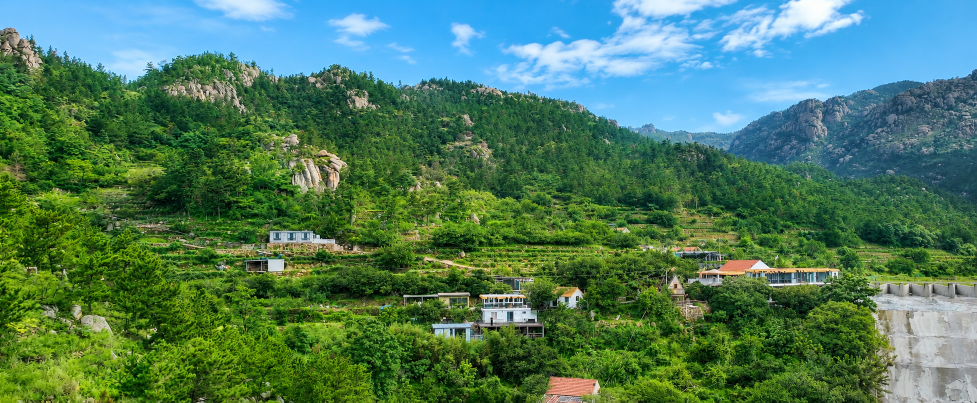
#> input picture 部分图片/山居介绍.png, 1953 x 805 px, found by its file name (shown at 1/2 size)
$ python make_tea_box_lineart.py
#> lines starting #> are read from the running program, lines starting #| are printed output that depends on the picture; after the words box and inside, x2 and y2 are one past the last pixel; in counts of white or black regions, pixels touching at a corner belong together
from __future__ import annotations

import math
from pathlib import Path

import cv2
import numpy as np
from PIL import Image, ImageDraw


ROOT = Path(r"E:\AI编程\停云小程序")
SRC = ROOT / "部分图片" / "山居介绍.png"
OUT = ROOT / "输出_茶盒线稿"

GOLD = "#B88A45"
DEEP_GREEN = "#0D3B1D"


def svg_path(points: np.ndarray) -> str:
    pts = points.reshape(-1, 2)
    if len(pts) < 2:
        return ""
    d = [f"M {pts[0][0]:.1f} {pts[0][1]:.1f}"]
    for x, y in pts[1:]:
        d.append(f"L {x:.1f} {y:.1f}")
    return " ".join(d)


# [10 lines left out: function clip_line_to_rect, not called in this run]


def contour_paths(edge: np.ndarray, min_len: float, epsilon: float, y_min=0, y_max=None):
    if y_max is None:
        y_max = edge.shape[0]
    contours, _ = cv2.findContours(edge, cv2.RETR_LIST, cv2.CHAIN_APPROX_NONE)
    paths = []
    for c in contours:
        x, y, w, h = cv2.boundingRect(c)
        if y + h < y_min or y > y_max:
            continue
        length = cv2.arcLength(c, False)
        if length < min_len:
            continue
        if w < 3 and h < 3:
            continue
        approx = cv2.approxPolyDP(c, epsilon, False)
        if len(approx) < 2:
            continue
        paths.append((length, svg_path(approx)))
    paths.sort(reverse=True, key=lambda item: item[0])
    return [p for _, p in paths]


def make_sky_mask(rgb: np.ndarray) -> np.ndarray:
    hsv = cv2.cvtColor(rgb, cv2.COLOR_RGB2HSV)
    h, s, v = hsv[..., 0], hsv[..., 1], hsv[..., 2]
    r = rgb[..., 0].astype(np.int16)
    g = rgb[..., 1].astype(np.int16)
    b = rgb[..., 2].astype(np.int16)
    yy = np.indices(h.shape)[0]
    blue_sky = (yy < 360) & (b > g + 8) & (b > r + 22) & (s > 35) & (v > 105)
    white_cloud = (yy < 310) & (v > 182) & (s < 70)
    sky = blue_sky | white_cloud
    return sky.astype(np.uint8) * 255


def draw_preview(width: int, height: int, groups: dict[str, list[str]], out_file: Path, calm: bool = False):
    img = Image.new("RGB", (width, height), DEEP_GREEN)
    draw = ImageDraw.Draw(img, "RGBA")
    color_map = (
        {
            "mountain_ridge": (184, 138, 69, 76),
            "terrain_detail": (184, 138, 69, 46),
            "architecture_protected": (205, 158, 83, 105),
            "terrace_lines": (184, 138, 69, 60),
        }
        if calm
        else {
            "mountain_ridge": (184, 138, 69, 110),
            "terrain_detail": (184, 138, 69, 72),
            "architecture_protected": (205, 158, 83, 155),
            "terrace_lines": (184, 138, 69, 88),
        }
    )
    for group, paths in groups.items():
        rgba = color_map.get(group, (184, 138, 69, 90))
        for d in paths:
            vals = d.replace("M", "").replace("L", "").split()
            pts = [(float(vals[i]), float(vals[i + 1])) for i in range(0, len(vals), 2)]
            if len(pts) > 1:
                draw.line(pts, fill=rgba, width=1, joint="curve")
    img.save(out_file)


def main():
    OUT.mkdir(parents=True, exist_ok=True)
    image = Image.open(SRC).convert("RGB")
#> image is the input picture: PIL image 1953x805 RGB; mean R, G, B 78.2, 123.3, 94.3
    rgb = np.array(image)
    height, width = rgb.shape[:2]

    gray = cv2.cvtColor(rgb, cv2.COLOR_RGB2GRAY)
    gray = cv2.bilateralFilter(gray, 9, 55, 55)
    gray = cv2.equalizeHist(gray)

    sky = make_sky_mask(rgb)
#> in make_sky_mask, `blue_sky = (yy < 360) & (b > g + 8) & (b > r + 22) & (s > 35) & (v > 1..`:
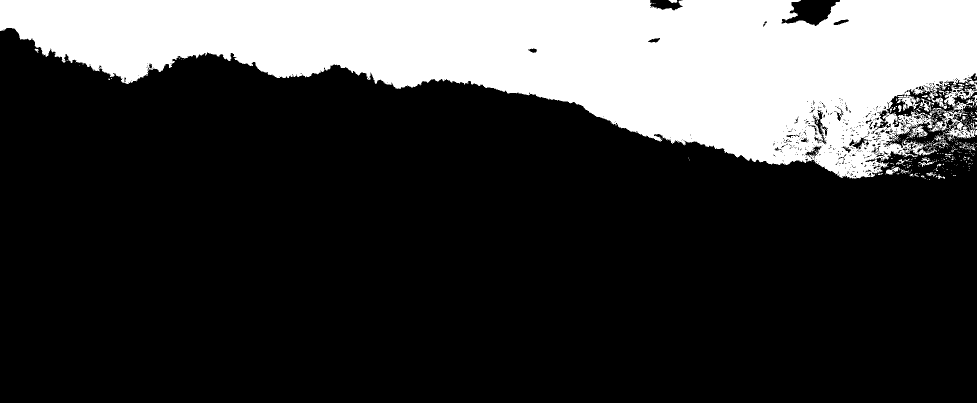
#> blue_sky: shape (805, 1953) bool (shown at 1/2 size); 24.7% white; 391 white regions (352 under 20 px), largest, box (x1, y1, x2, y2) and area: (0, 0, 1953, 357) 384495, (1795, 191, 1840, 222) 560, (1859, 184, 1894, 218) 341
    keep = cv2.bitwise_not(cv2.dilate(sky, np.ones((3, 3), np.uint8), iterations=1))
#> keep: shape (805, 1953); 73.1% white; 185 black regions (102 under 20 px), largest, box (x1, y1, x2, y2) and area: (0, 0, 1953, 358) 412184, (425, 157, 494, 228) 1237, (1769, 315, 1841, 354) 1126

    # Broad landscape lines: restrained density, no cloud texture.
    edges_soft = cv2.Canny(gray, 55, 135, apertureSize=3, L2gradient=True)
#> edges_soft: shape (805, 1953); 13.8% white in thin lines or dots
    edges_soft = cv2.bitwise_and(edges_soft, keep)
#> edges_soft: shape (805, 1953); 12.9% white in thin lines or dots
    edges_soft[:75, :] = 0
#> edges_soft: shape (805, 1953); 12.9% white in thin lines or dots
    edges_soft = cv2.morphologyEx(edges_soft, cv2.MORPH_CLOSE, np.ones((2, 2), np.uint8))
#> edges_soft: shape (805, 1953); 16% white in thin lines or dots

    # Lower terrain keeps a little more detail, still simplified for packaging.
    terrain_mask = np.zeros_like(edges_soft)
    terrain_mask[250:, :] = 255
    terrain_edges = cv2.bitwise_and(edges_soft, terrain_mask)
#> terrain_edges: shape (805, 1953); 14.6% white in thin lines or dots, all inside (x1, y1, x2, y2) = (0, 250, 1953, 805)
    terrain_edges = cv2.morphologyEx(terrain_edges, cv2.MORPH_CLOSE, np.ones((2, 2), np.uint8))
#> terrain_edges: shape (805, 1953); 14.6% white in thin lines or dots, all inside (x1, y1, x2, y2) = (0, 251, 1953, 805)

    # Mountain ridge/top rocks need longer, calmer paths.
    ridge_mask = np.zeros_like(edges_soft)
    ridge_mask[70:430, :] = 255
    ridge_edges = cv2.bitwise_and(edges_soft, ridge_mask)
#> ridge_edges: shape (805, 1953); 5.1% white in thin lines or dots, all inside (x1, y1, x2, y2) = (0, 76, 1953, 430)
    ridge_edges = cv2.morphologyEx(ridge_edges, cv2.MORPH_CLOSE, np.ones((2, 2), np.uint8))
#> ridge_edges: shape (805, 1953); 5.1% white in thin lines or dots, all inside (x1, y1, x2, y2) = (0, 77, 1953, 431)

    # Architecture zones are protected: add Canny contours plus straight Hough segments.
    arch_mask = np.zeros_like(edges_soft)
    arch_rects = [
        (470, 405, 760, 585),   # white house on the left slope
        (760, 540, 1150, 720),  # center lodging cluster
        (1150, 430, 1690, 650), # right buildings and red roofs
        (1010, 690, 1310, 800), # lower red roof foreground
    ]
    for x1, y1, x2, y2 in arch_rects:
        arch_mask[y1:y2, x1:x2] = 255

    arch_gray = cv2.GaussianBlur(gray, (3, 3), 0)
    arch_edges = cv2.Canny(arch_gray, 35, 105, apertureSize=3, L2gradient=True)
#> arch_edges: shape (805, 1953); 12.5% white in thin lines or dots
    arch_edges = cv2.bitwise_and(arch_edges, arch_mask)
#> arch_edges: shape (805, 1953); 2.9% white in thin lines or dots, all inside (x1, y1, x2, y2) = (470, 405, 1690, 800)
    arch_edges = cv2.morphologyEx(arch_edges, cv2.MORPH_CLOSE, np.ones((2, 2), np.uint8))
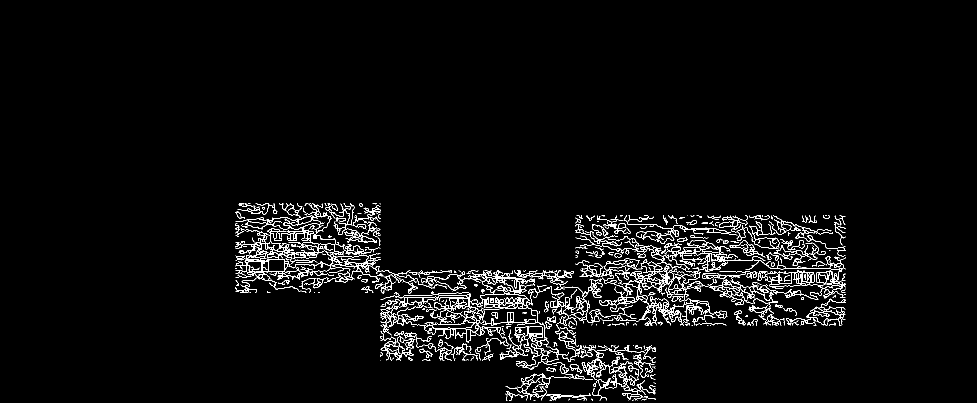
#> arch_edges: shape (805, 1953) (shown at 1/2 size); 3.3% white in thin lines or dots, all inside (x1, y1, x2, y2) = (471, 406, 1691, 801)

    groups = {
        "mountain_ridge": contour_paths(ridge_edges, min_len=42, epsilon=1.4, y_min=75, y_max=430)[:1500],
        "terrain_detail": contour_paths(terrain_edges, min_len=24, epsilon=1.65, y_min=250)[:2200],
        "architecture_protected": contour_paths(arch_edges, min_len=13, epsilon=0.75, y_min=400)[:900],
        "terrace_lines": [],
    }
#> in contour_paths, `contours, _ = cv2.findContours(edge, cv2.RETR_LIST, cv2.CHAIN_APPROX_N..`: contours = 2276 contours, 1433 with area under 20; largest, box (x1, y1, x2, y2) and area: (0, 114, 1117, 431) 100542, (37, 262, 259, 391) 9248, (1095, 323, 1362, 431) 6838, (824, 278, 947, 373) 4001, (1113, 337, 1252, 417) 3344
#> the loop in contour_paths, `for c in contours:` made 2276 passes
#> (x, y, w, h, length) on passes 1 to 3: (861, 430, 5, 1, 7), (841, 430, 7, 1, 11), (285, 430, 1, 1, 0)
#> after the loop in contour_paths, `for c in contours:`: paths = 390 items
#> in contour_paths (call 2), `contours, _ = cv2.findContours(edge, cv2.RETR_LIST, cv2.CHAIN_APPROX_N..`: contours = 6396 contours, 3463 with area under 20; largest, box (x1, y1, x2, y2) and area: (0, 251, 1953, 805) 594556, (744, 636, 1140, 779) 18178, (295, 593, 612, 776) 16164, (605, 532, 988, 644) 15980, (1059, 573, 1423, 782) 13802
#> the loop in contour_paths (call 2), `for c in contours:` made 6396 passes
#> (x, y, w, h, length) on passes 1 to 3: (1941, 803, 4, 2, 6.41), (1516, 803, 7, 2, 13.24), (1157, 803, 10, 2, 19.24)
#> in contour_paths (call 3), `contours, _ = cv2.findContours(edge, cv2.RETR_LIST, cv2.CHAIN_APPROX_N..`: contours = 1115 contours, 569 with area under 20; largest, box (x1, y1, x2, y2) and area: (761, 541, 1233, 801) 24539, (471, 406, 835, 586) 15152, (1151, 460, 1691, 651) 12582, (795, 589, 940, 663) 4626, (1163, 713, 1278, 801) 3760

    lines = cv2.HoughLinesP(
        arch_edges,
        rho=1,
        theta=np.pi / 180,
        threshold=34,
        minLineLength=18,
        maxLineGap=5,
    )
    protected_segments = []
    if lines is not None:
        seen = set()
        for raw in lines[:, 0, :]:
            x1, y1, x2, y2 = map(int, raw)
            dx, dy = x2 - x1, y2 - y1
            length = math.hypot(dx, dy)
            if length < 18:
                continue
            angle = abs(math.degrees(math.atan2(dy, dx)))
            angle = min(angle, 180 - angle)
            # Prioritize roof, wall, window, terrace-like straight lines.
            if not (angle < 12 or abs(angle - 90) < 12 or 18 < angle < 42):
                continue
            key = tuple(round(v / 3) for v in (x1, y1, x2, y2))
            if key in seen:
                continue
            seen.add(key)
            protected_segments.append(f"M {x1:.1f} {y1:.1f} L {x2:.1f} {y2:.1f}")
#> this loop made 677 passes
#> raw on passes 1 to 3: [1163, 550, 1183, 550], [724, 527, 746, 529], [1542, 560, 1583, 560]
    groups["architecture_protected"].extend(protected_segments[:520])

    # Terraces: sparse, mostly horizontal lines that give "mountain residence" identity without noise.
    line_edges = cv2.bitwise_and(edges_soft, cv2.bitwise_not(arch_mask))
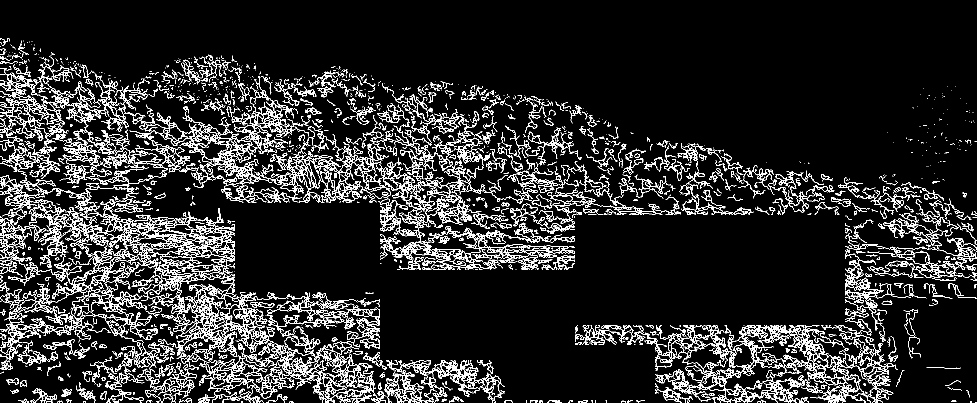
#> line_edges: shape (805, 1953) (shown at 1/2 size); 11.7% white in thin lines or dots
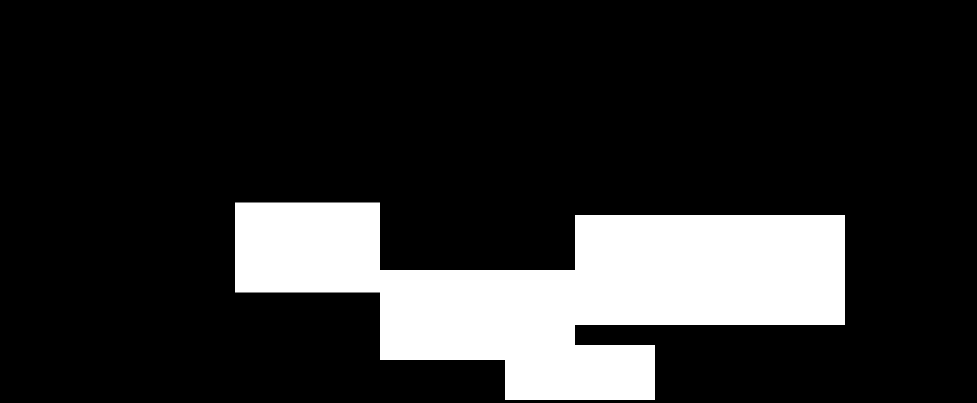
#> arch_mask: shape (805, 1953) (shown at 1/2 size); 17.2% white; 1 white region, box (x1, y1, x2, y2) and area: (470, 405, 1690, 800) 270000
    h_lines = cv2.HoughLinesP(
        line_edges,
        rho=1,
        theta=np.pi / 180,
        threshold=58,
        minLineLength=42,
        maxLineGap=8,
    )
    terraces = []
    if h_lines is not None:
        seen = set()
        for raw in h_lines[:, 0, :]:
            x1, y1, x2, y2 = map(int, raw)
            if y1 < 300 and y2 < 300:
                continue
            dx, dy = x2 - x1, y2 - y1
            length = math.hypot(dx, dy)
            if length < 42:
                continue
            angle = abs(math.degrees(math.atan2(dy, dx)))
            angle = min(angle, 180 - angle)
            if angle > 11:
                continue
            key = (round(min(x1, x2) / 8), round(max(x1, x2) / 8), round((y1 + y2) / 12))
            if key in seen:
                continue
            seen.add(key)
            terraces.append(f"M {x1:.1f} {y1:.1f} L {x2:.1f} {y2:.1f}")
#> this loop made 1103 passes
#> raw on passes 1 to 3: [4, 172, 49, 186], [1261, 665, 1320, 669], [877, 746, 953, 750]
    groups["terrace_lines"] = terraces[:520]

    style = """
    <style>
      svg { background: transparent; }
      .mountain_ridge { fill: none; stroke: #B88A45; stroke-width: 0.72; stroke-linecap: round; stroke-linejoin: round; opacity: .42; }
      .terrain_detail { fill: none; stroke: #B88A45; stroke-width: 0.55; stroke-linecap: round; stroke-linejoin: round; opacity: .28; }
      .architecture_protected { fill: none; stroke: #D0A05A; stroke-width: 0.82; stroke-linecap: round; stroke-linejoin: round; opacity: .58; }
      .terrace_lines { fill: none; stroke: #B88A45; stroke-width: 0.62; stroke-linecap: round; stroke-linejoin: round; opacity: .34; }
    </style>
    """

    minimal_groups = {
        "mountain_ridge": groups["mountain_ridge"][:260],
        "terrain_detail": groups["terrain_detail"][:720],
        "architecture_protected": groups["architecture_protected"][:560] + protected_segments[:360],
        "terrace_lines": groups["terrace_lines"][:260],
    }

    def write_svg(path: Path, calm: bool = False, source_groups: dict[str, list[str]] | None = None):
        source_groups = source_groups or groups
        calm_style = style
        if calm:
            calm_style = style.replace("opacity: .42", "opacity: .30")
            calm_style = calm_style.replace("opacity: .28", "opacity: .18")
            calm_style = calm_style.replace("opacity: .58", "opacity: .42")
            calm_style = calm_style.replace("opacity: .34", "opacity: .24")
        with path.open("w", encoding="utf-8", newline="\n") as f:
            f.write(f'<svg xmlns="http://www.w3.org/2000/svg" width="{width}" height="{height}" viewBox="0 0 {width} {height}">\n')
            f.write("  <title>停云山居茶盒背景线稿</title>\n")
            f.write("  <desc>From source photo, simplified for quiet Chinese-style tea packaging. Groups are editable in Illustrator.</desc>\n")
            f.write(calm_style)
            for group, paths in source_groups.items():
                f.write(f'  <g id="{group}" class="{group}">\n')
                for d in paths:
                    if d:
                        f.write(f'    <path d="{d}" />\n')
                f.write("  </g>\n")
            f.write("</svg>\n")

    write_svg(OUT / "停云山居_茶盒线稿_AI可编辑.svg", calm=False)
#> the loop in write_svg, `for group, paths in source_groups.items():` made 4 passes
    write_svg(OUT / "停云山居_茶盒线稿_淡版_不抢文字.svg", calm=True)
#> the loop in write_svg (call 2), `for group, paths in source_groups.items():` made 4 passes
    write_svg(OUT / "停云山居_茶盒线稿_推荐极简留白版.svg", calm=True, source_groups=minimal_groups)

    draw_preview(width, height, groups, OUT / "停云山居_茶盒线稿_深绿底预览.png", calm=False)
#> in draw_preview, `img = Image.new("RGB", (width, height), DEEP_GREEN)`:
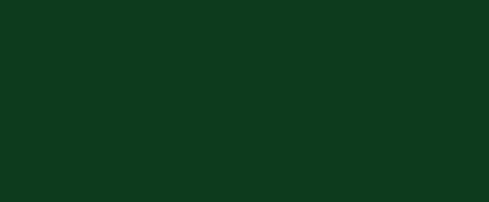
#> img: PIL image 1953x805 RGB (shown at 1/4 size); mean R, G, B 13, 59, 29
#> the loop in draw_preview, `for group, paths in groups.items():` made 4 passes
    draw_preview(width, height, groups, OUT / "停云山居_茶盒线稿_淡版_深绿底预览.png", calm=True)
#> the loop in draw_preview (call 2), `for group, paths in groups.items():` made 4 passes
    draw_preview(width, height, minimal_groups, OUT / "停云山居_茶盒线稿_推荐极简留白版预览.png", calm=True)
#> call 3 of draw_preview, with width = 1953, height = 805, calm = True
#> the loop in draw_preview (call 3), `for group, paths in groups.items():` made 4 passes
#> in draw_preview (call 3), `img.save(out_file)`:
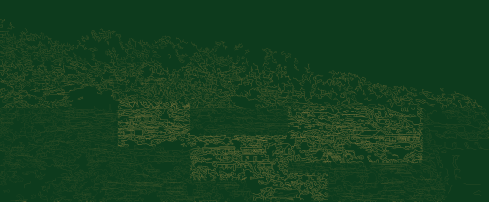
#> saved as 停云山居_茶盒线稿_推荐极简留白版预览.png: PIL image 1953x805 RGB (shown at 1/4 size); mean R, G, B 21.6, 63.1, 31.1

    # Also save transparent raster proof for quick placement checks.
    transparent = Image.new("RGBA", (width, height), (255, 255, 255, 0))
    draw = ImageDraw.Draw(transparent, "RGBA")
    for group, paths in groups.items():
        rgba = (184, 138, 69, 85)
        width_px = 1
        if group == "architecture_protected":
            rgba = (208, 160, 90, 140)
        if group == "terrain_detail":
            rgba = (184, 138, 69, 55)
        for d in paths:
            vals = d.replace("M", "").replace("L", "").split()
            pts = [(float(vals[i]), float(vals[i + 1])) for i in range(0, len(vals), 2)]
            if len(pts) > 1:
                draw.line(pts, fill=rgba, width=width_px, joint="curve")
#> this loop made 4 passes
    transparent.save(OUT / "停云山居_茶盒线稿_透明预览.png")
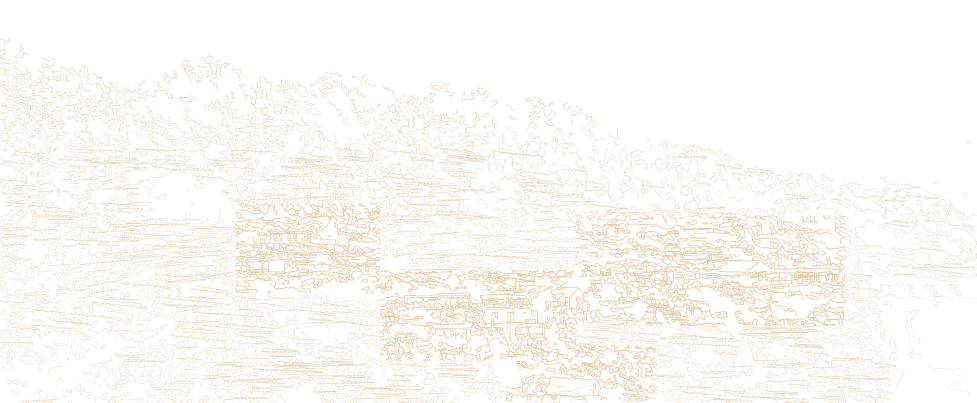
#> saved as 停云山居_茶盒线稿_透明预览.png: PIL image 1953x805 RGBA (shown at 1/2 size); mean R, G, B, A 243.7, 235.8, 223.9, 13.5; transparent parts drawn white

    counts = {key: len(val) for key, val in groups.items()}
    print(f"source={SRC}")
    print(f"size={width}x{height}")
#| size=1953x805
    print(f"paths={counts}")
#| paths={'mountain_ridge': 390, 'terrain_detail': 2117, 'architecture_protected': 1286, 'terrace_lines': 520}
    print(f"out={OUT}")


if __name__ == "__main__":
    main()
